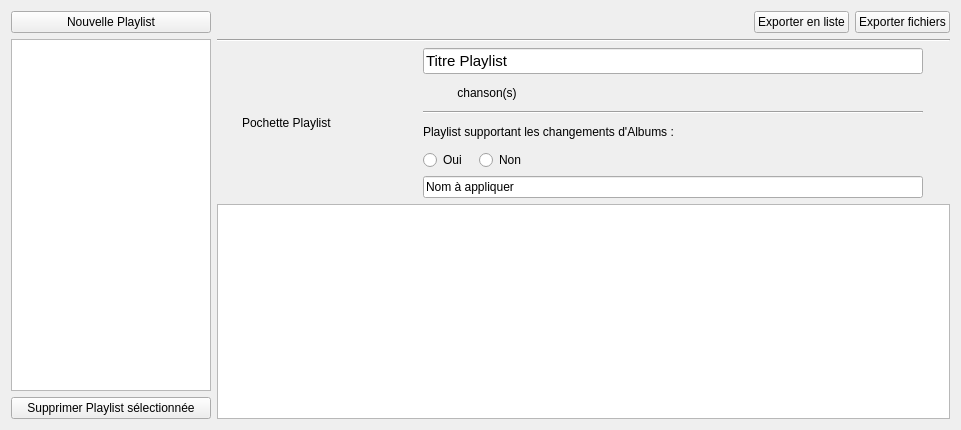
<?xml version="1.0" encoding="UTF-8"?>
<ui version="4.0">
 <class>OngletPlaylist</class>
 <widget class="QWidget" name="OngletPlaylist">
  <property name="geometry">
   <rect>
    <x>0</x>
    <y>0</y>
    <width>961</width>
    <height>430</height>
   </rect>
  </property>
  <property name="windowTitle">
   <string>Form</string>
  </property>
  <layout class="QHBoxLayout" name="horizontalLayout_6">
   <item>
    <layout class="QVBoxLayout" name="verticalLayout">
     <item>
      <widget class="QPushButton" name="Ajouter">
       <property name="text">
        <string>Nouvelle Playlist</string>
       </property>
      </widget>
     </item>
     <item>
      <widget class="QListWidget" name="ListePlaylists">
       <property name="maximumSize">
        <size>
         <width>200</width>
         <height>16777215</height>
        </size>
       </property>
       <property name="iconSize">
        <size>
         <width>50</width>
         <height>50</height>
        </size>
       </property>
      </widget>
     </item>
     <item>
      <widget class="QPushButton" name="Supprimer">
       <property name="text">
        <string>Supprimer Playlist sélectionnée</string>
       </property>
      </widget>
     </item>
    </layout>
   </item>
   <item>
    <layout class="QVBoxLayout" name="verticalLayout_2">
     <item>
      <layout class="QHBoxLayout" name="horizontalLayout">
       <item>
        <spacer name="horizontalSpacer">
         <property name="orientation">
          <enum>Qt::Horizontal</enum>
         </property>
         <property name="sizeHint" stdset="0">
          <size>
           <width>20</width>
           <height>20</height>
          </size>
         </property>
        </spacer>
       </item>
       <item>
        <widget class="QPushButton" name="Exporter_M3U">
         <property name="text">
          <string>Exporter en liste</string>
         </property>
        </widget>
       </item>
       <item>
        <widget class="QPushButton" name="Exporter_Fichiers">
         <property name="text">
          <string>Exporter fichiers</string>
         </property>
        </widget>
       </item>
      </layout>
     </item>
     <item>
      <widget class="Line" name="line_2">
       <property name="font">
        <font>
         <pointsize>10</pointsize>
         <weight>75</weight>
         <bold>true</bold>
        </font>
       </property>
       <property name="orientation">
        <enum>Qt::Horizontal</enum>
       </property>
      </widget>
     </item>
     <item>
      <layout class="QHBoxLayout" name="horizontalLayout_2">
       <item>
        <widget class="QLabel" name="Pochette">
         <property name="minimumSize">
          <size>
           <width>150</width>
           <height>150</height>
          </size>
         </property>
         <property name="maximumSize">
          <size>
           <width>150</width>
           <height>150</height>
          </size>
         </property>
         <property name="text">
          <string>Pochette Playlist</string>
         </property>
        </widget>
       </item>
       <item>
        <layout class="QVBoxLayout" name="verticalLayout_3">
         <item>
          <widget class="QLineEdit" name="TitrePlaylist">
           <property name="maximumSize">
            <size>
             <width>500</width>
             <height>16777215</height>
            </size>
           </property>
           <property name="font">
            <font>
             <pointsize>11</pointsize>
            </font>
           </property>
           <property name="text">
            <string>Titre Playlist</string>
           </property>
          </widget>
         </item>
         <item>
          <layout class="QHBoxLayout" name="horizontalLayout_4">
           <item>
            <widget class="QLabel" name="NombrePistes">
             <property name="maximumSize">
              <size>
               <width>25</width>
               <height>16777215</height>
              </size>
             </property>
             <property name="font">
              <font>
               <pointsize>10</pointsize>
               <weight>75</weight>
               <bold>true</bold>
              </font>
             </property>
             <property name="text">
              <string/>
             </property>
            </widget>
           </item>
           <item>
            <widget class="QLabel" name="AffichageChansons">
             <property name="text">
              <string> chanson(s)</string>
             </property>
            </widget>
           </item>
          </layout>
         </item>
         <item>
          <widget class="Line" name="line">
           <property name="orientation">
            <enum>Qt::Horizontal</enum>
           </property>
          </widget>
         </item>
         <item>
          <widget class="QLabel" name="label_4">
           <property name="text">
            <string>Playlist supportant les changements d'Albums :</string>
           </property>
          </widget>
         </item>
         <item>
          <layout class="QHBoxLayout" name="horizontalLayout_3">
           <item>
            <widget class="QRadioButton" name="Oui">
             <property name="maximumSize">
              <size>
               <width>50</width>
               <height>16777215</height>
              </size>
             </property>
             <property name="text">
              <string>Oui</string>
             </property>
            </widget>
           </item>
           <item>
            <widget class="QRadioButton" name="Non">
             <property name="text">
              <string>Non</string>
             </property>
            </widget>
           </item>
          </layout>
         </item>
         <item>
          <widget class="QLineEdit" name="NomChange">
           <property name="maximumSize">
            <size>
             <width>500</width>
             <height>16777215</height>
            </size>
           </property>
           <property name="text">
            <string>Nom à appliquer</string>
           </property>
          </widget>
         </item>
         <item>
          <layout class="QHBoxLayout" name="horizontalLayout_5"/>
         </item>
        </layout>
       </item>
      </layout>
     </item>
     <item>
      <widget class="QListWidget" name="Playlist">
       <property name="iconSize">
        <size>
         <width>100</width>
         <height>100</height>
        </size>
       </property>
       <property name="flow">
        <enum>QListView::LeftToRight</enum>
       </property>
       <property name="viewMode">
        <enum>QListView::IconMode</enum>
       </property>
      </widget>
     </item>
    </layout>
   </item>
  </layout>
 </widget>
 <resources/>
 <connections/>
</ui>
